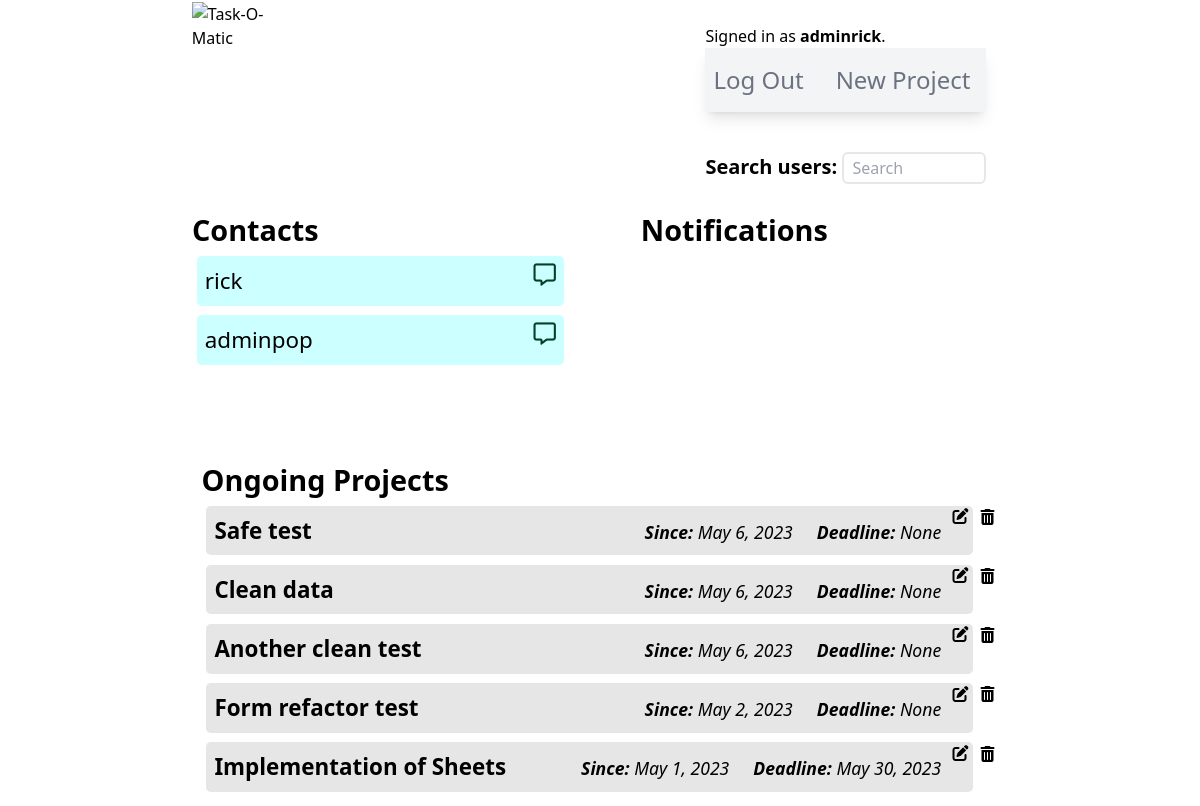
/ (signed in), run on an earlier commit of the app's database.
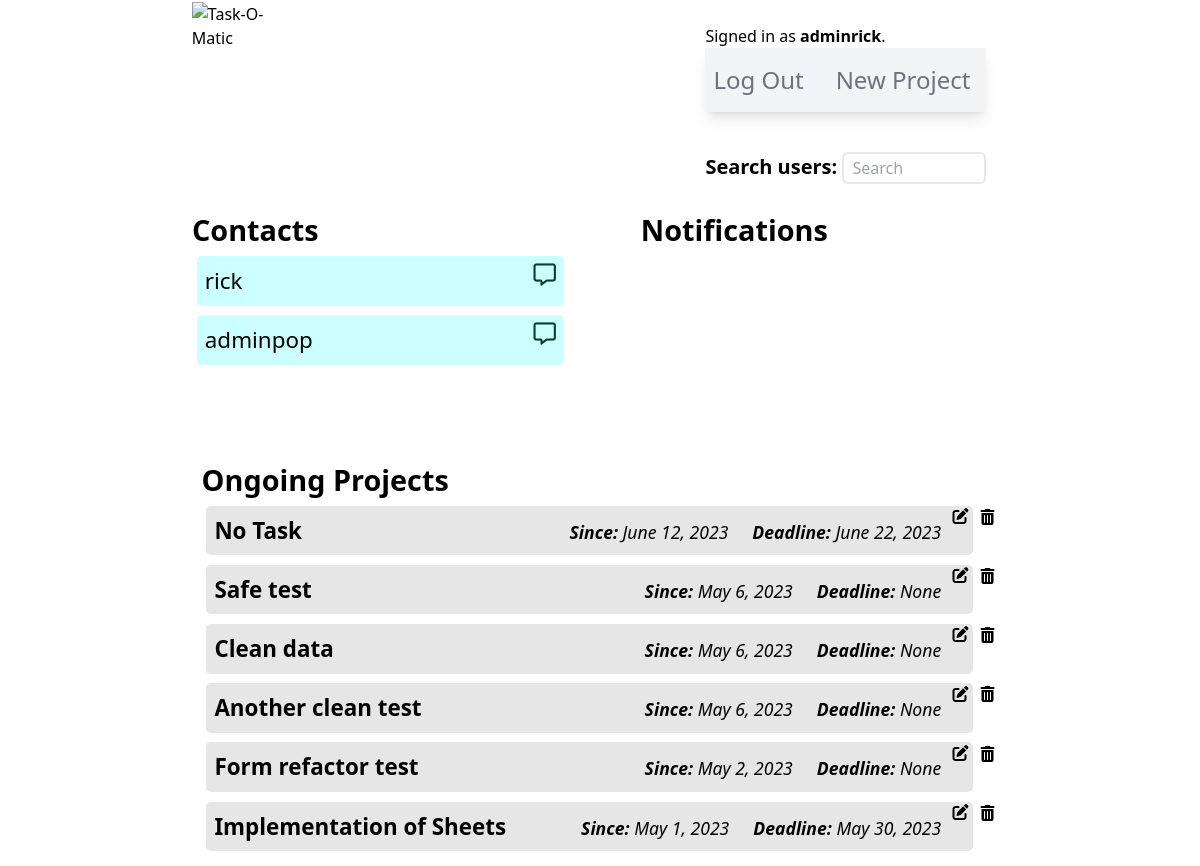
And on a later commit of the database.
### taskomatic/models.py (models this page shows, shortened)
class Relationship(models.Model):
    STATUS_CHOICES = [
        ('pending', 'Pending'),
        ('accepted', 'Accepted'),
        ('rejected', 'Rejected'),
    ]
    from_user = models.ForeignKey(User, on_delete=models.CASCADE, related_name='from_user')
    to_user = models.ForeignKey(User, on_delete=models.CASCADE, related_name='to_user')
    status = models.CharField(max_length=10, choices=STATUS_CHOICES, default='pending')
    created_at = models.DateTimeField(auto_now_add=True)
    class Meta:
        unique_together = ('from_user', 'to_user')

class User(AbstractUser):
    pass

class Project(models.Model):
    user = models.ForeignKey(User, on_delete=models.CASCADE)
    owner = models.CharField(max_length=80)
    projectName = models.CharField(max_length=160)
    projectDescription = models.CharField(max_length=350)
    hasDeadline = models.BooleanField(default=False)
    hasInventory = models.BooleanField(default=False)
    hasTasks = models.BooleanField(default=False)
    creationDate = models.DateField(null=True, blank=True)
    deadlineDate = models.DateField(null=True, blank=True)

### taskomatic/views.py (the view)
# urls.py: path("", views.index, name="index"),
def index(request):
    projects = Project.objects.all().order_by('-creationDate')
    if request.user.is_authenticated:
        currentUserId = request.user.id
        currentUser = User.objects.get(id=currentUserId)
        contacts = Relationship.objects.filter(Q(from_user=currentUser) | Q(to_user=currentUser), ~Q(status='rejected'))
        contactRequests = Relationship.objects.filter(Q(to_user=currentUser), Q(status="pending"))
        return render(request, "taskomatic/index.html", {
        "projects": projects,
        "contacts": contacts,
        "contactRequests": contactRequests
        })
    return render(request, "taskomatic/index.html", {
        "projects": projects
    })

### taskomatic/templates/taskomatic/index.html (shortened to what this page needs)
{% extends "./layout.html" %}
{% load static %}
{% block body %}
{% if user.is_authenticated %}
    <div id="dashboardContainer">
        <section id="indexUpperSection">
            <div id="indexContacts">
                <h2>Contacts</h2>
                <div class="contactInstanceContainer">
                {% if contacts|length > 0 %}
                    {% for contact in contacts %}
                        {% if contact.status == "pending" %}
                            {% if contact.to_user != request.user%}
                    <div class="contactInstance">
                        <span>{{ contact.to_user }} <span class="text-sm">(Pending)</span></span>
                    </div>
                            {% endif %}
                        {% else %}
                            {% if contact.to_user != request.user%}
                    <div class="contactInstance">
                        <p>{{ contact.to_user }}</p>
                        <i class="fa-regular fa-message hover:text-sky-600 cursor-pointer" style="color: #004225" title="Send message"></i>
                    </div>
                            {% else %}
                    <div class="contactInstance">
                        <p>{{ contact.from_user }}</p>
                        <i class="fa-regular fa-message hover:text-sky-600 cursor-pointer" style="color: #004225" title="Send message"></i>
                    </div>
                            {% endif %}
                        {% endif %}
                    {% endfor %}
                {% else %}
                    <div class="noContact">
                        <p>No contacts.</p>
                    </div>
                {% endif %}
                </div>
            </div>
            <div id="indexAlerts">
                <h2>Notifications</h2>
            </div>
        </section>
        <section id="ongoingProjectsContainer">
            <h2>Ongoing Projects</h2>
            <ul>
            {% if projects %}
                {% for project in projects %}
                <div id="projectInstanceContainer">
                    <a id="projectInstanceAnchor" href="{% url 'projectPage' project.id %}">
                        <li id="projectInstance">
                            <span style="cursor: default"><b>{{ project.projectName }}</b></span>
                            <span class="flex justify-between">
                                <span><i class="dateCaption"><b>Since:</b> {{ project.creationDate }}</i></span>
                                <span><i class="dateCaption"><b>Deadline:</b> {{ project.deadlineDate }}</i></span>
                            </span>
                        </li>
                    </a>
                    <form method="POST" action="{% url 'editProject' %}" name="indexEditForm{{ project.id }}" id="indexEditForm{{ project.id }}">
                        <i id="indexEditIcon{{project.id}}" class="fa-solid fa-pen-to-square indexEditIcon"></i>
                    </form>
                    <i id="indexDeleteIcon{{project.id}}" class="fa-solid fa-trash-can relative top-2 right-1 cursor-pointer indexDeleteIcon"></i>
                </div>
                {% endfor %}
            {% else %}
                <li>No projects.</li>
            {% endif %}
            </ul>
        </section>
    </div>
{% endif %}
{% endblock body %}

What changed in the data, as far as the page shows it:
added Project: projectName "No Task", creationDate "June 12, 2023", deadlineDate "June 22, 2023"
